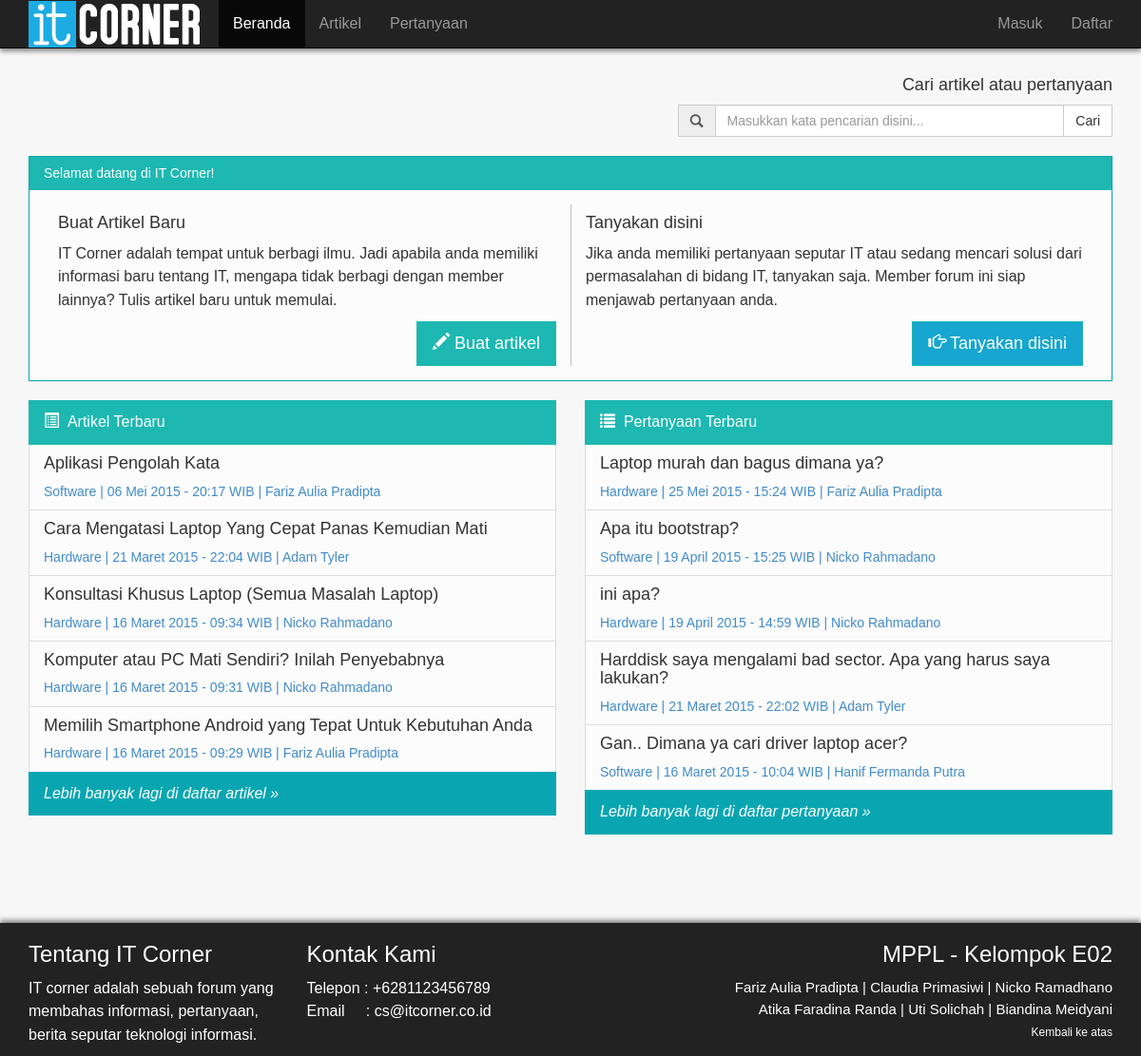
/mppl/home.php, run on the app's committed database.
### tables this page shows
CREATE TABLE IF NOT EXISTS `artikel` (
`id_artikel` int(10) NOT NULL,
  `username` varchar(50) NOT NULL,
  `judul_artikel` varchar(100) NOT NULL,
  `isi_artikel` text NOT NULL,
  `kategori_artikel` varchar(50) NOT NULL,
  `tanggal` datetime NOT NULL DEFAULT CURRENT_TIMESTAMP,
  `status` varchar(10) NOT NULL,
  `jumlah_komentar` int(11) NOT NULL DEFAULT '0',
  `kunci` varchar(10) NOT NULL DEFAULT 'tidak'
);

CREATE TABLE IF NOT EXISTS `user` (
  `username` varchar(50) NOT NULL,
  `nama` varchar(50) NOT NULL,
  `password` varchar(50) NOT NULL,
  `email` varchar(50) NOT NULL,
  `jenis_user` varchar(50) NOT NULL,
  `gambar` varchar(100) DEFAULT NULL,
  `tanggal_masuk` timestamp NOT NULL DEFAULT CURRENT_TIMESTAMP,
  `deskripsi` varchar(1000) DEFAULT NULL,
  `tanggal_lahir` date DEFAULT NULL,
  `tempat_tinggal` varchar(100) DEFAULT NULL,
  `pesan_flag` int(11) NOT NULL DEFAULT '0'
);

CREATE TABLE IF NOT EXISTS `pertanyaan` (
`id_pertanyaan` int(10) NOT NULL,
  `username` varchar(50) NOT NULL,
  `judul_pertanyaan` varchar(100) NOT NULL,
  `isi_pertanyaan` text NOT NULL,
  `kategori_pertanyaan` varchar(50) NOT NULL,
  `tanggal` datetime NOT NULL DEFAULT CURRENT_TIMESTAMP,
  `status` varchar(10) NOT NULL,
  `jumlah_jawaban` int(11) NOT NULL DEFAULT '0',
  `kunci` varchar(10) NOT NULL DEFAULT 'tidak'
);

### mppl/home.php (the view, shortened to what this page needs)
<!doctype html>
<html>
<head>
  <link rel="stylesheet" href="assets/bootstrap/css/bootstrap.min.css">
</head>
<body>
  <div class="container">
    <div class="navbar navbar-fixed-top navbar-inverse outer-navbar">
      <div class="container">
        <div class="navbar-header">
          <a class="navbar-brand hidden-sm" style="padding:0px;margin:0px;" href="#"><img src="it_corner.png" style="padding-top:1px"></a>
        </div>
        <div class="collapse navbar-collapse">
          <ul class="nav navbar-nav">
            <li class="active">
              <a href="home.php">Beranda</a>
            </li>
            <li>
              <a href="list_artikel.php">Artikel</a>
            </li>
            <li>
              <a href="list_pertanyaan.php">Pertanyaan</a>
            </li>
            <?php session_start(); include 'header.php'; ?>
        </div>
      </div>
    </div>
    <br class="visible-sm"><br class="visible-sm">
    <div class="row" style="padding-top:70px;">
    <div class="col-md-5 col-md-offset-7">
      <form id="cariForm" action="cari.php" method="GET">
          <h4 align="right">Cari artikel atau pertanyaan</h4>
              <div class="input-group">
              <span class="input-group-addon" id="basic-addon1"><span class="glyphicon glyphicon-search" aria-hidden="true"></span></span>
                <input type="text" class="form-control" id="cari" name="search" placeholder="Masukkan kata pencarian disini...">
                  <span class="input-group-btn">
                    <button class="btn btn-default" type="submit">Cari</button>
                </span>
              </div>
      </form>
      </div>
      <?php
        if(empty($_SESSION['nama']))
        {
          echo '
            <div class="col-md-12">
            <div class="panel-welcome panel-default-welcome" style="background-color:#FCFCFC">
            <div class="panel-heading-welcome">
            <h3 class="panel-title-welcome">
            Selamat datang di IT Corner!
            </h3>
            </div>
              <div class="panel-body-welcome">
                    <div class="col-md-6">
                      <div class="pull-left"><h4>Buat Artikel Baru</h4>
                      <p>IT Corner adalah tempat untuk berbagi ilmu. Jadi apabila anda memiliki informasi baru tentang IT,
                      mengapa tidak berbagi dengan member lainnya? Tulis artikel baru untuk memulai.</p></div>
                      <div class="pull-right"><a href="login.php?location=tambah_artikel.php&alasan=2" <button type="button" class="btn btn-primary btn-lg"><span class="glyphicon glyphicon-pencil" aria-hidden="true"></span> Buat artikel</button></a>
                      </div>
                    </div>
                    <div class="col-md-6" style="border-left:solid 1px silver;">
                    <div class="pull-left"><h4>Tanyakan disini</h4>
                    <p>Jika anda memiliki pertanyaan seputar IT atau sedang mencari solusi dari permasalahan di bidang IT, tanyakan
                    saja. Member forum ini siap menjawab pertanyaan anda.</p></div>
                    <div class="pull-right">
                    <a href="login.php?location=tambah_pertanyaan.php&alasan=1" <button type="button" class="btn btn-primary btn-lg-tanya"><span class="glyphicon glyphicon-hand-right" aria-hidden="true"></span> Tanyakan disini</button></a>
                      </div>
                    </div>
                </div>
              </div>
            </div>
            ';
        }
      ?>
      <div class="col-md-12">
            <div class="row">
              <div class="col-md-6">
            <?php
            echo '<div class="list-group">
                <a class="list-group-item active">
                <span class="glyphicon glyphicon-list-alt"></span>
                  &nbsp;Artikel Terbaru
                </a>';
            $query="SELECT a.kunci, a.id_artikel, u.nama, a.judul_artikel, a.kategori_artikel, DATE_FORMAT(a.tanggal, '%d-%m-%Y - %H:%i') as tanggal from artikel as a, user as u where a.status='1' AND a.username=u.username order by id_artikel desc LIMIT 0,5";
            $rows=mysql_query($query);
            while($row=mysql_fetch_assoc($rows))
            {
              $kode = $row['id_artikel'];
              $tanggal = $row['tanggal'];
              $day = substr($tanggal, 0, 2);
              $coba = substr($tanggal, 3, 2);
              $yeartime = substr($tanggal, 6);
              if($coba == '01')
              {
                $coba = 'Januari';
              }
              elseif($coba == '02')
              {
                $coba = 'Februari';
              }
              elseif($coba == '03')
              {
                $coba = 'Maret';
              }
              elseif($coba == '04')
              {
                $coba = 'April';
              }
              elseif($coba == '05')
              {
                $coba = 'Mei';
              }
              elseif($coba == '06')
              {
                $coba = 'Juni';
              }
              elseif($coba == '07')
              {
                $coba = 'Juli';
              }
              elseif($coba == '08')
              {
                $coba = 'Agustus';
              }
              elseif($coba == '09')
              {
                $coba = 'September';
              }
              elseif($coba == '10')
              {
                $coba = 'Oktober';
              }
              elseif($coba == '11')
              {
                $coba = 'November';
              }
              elseif($coba == '12')
              {
                $coba = 'Desember';
              }
              $format_tanggal = $day . ' ' . $coba . ' ' . $yeartime . ' WIB';
              echo'
                <a href="isi_artikel.php?id='.$kode.'" class="list-group-item">
                  <h4 class="list-group-item-heading">';
                  echo ''.$row['judul_artikel'].'</h4>
                  <h5 class="list-group-item-text">'.$row['kategori_artikel'].' | '.$format_tanggal.' | '.$row['nama'].'';
                  echo '</h5>';
              echo '</a>';
              }
            ?>
            <a class="list-group-item info" href="list_artikel.php"><i>Lebih banyak lagi di daftar artikel &raquo;</i></a>
            </div>
            </div>
            <div class="col-md-6">
            <?php
            echo '<div class="list-group">
                  <a class="list-group-item active">
                  <span class="glyphicon glyphicon-list"></span>
                    &nbsp;Pertanyaan Terbaru
                  </a>';
            $query="SELECT p.kunci, p.id_pertanyaan, u.nama, p.judul_pertanyaan, p.kategori_pertanyaan, DATE_FORMAT(p.tanggal, '%d-%m-%Y - %H:%i') as tanggal from pertanyaan as p, user as u where p.status='1' AND p.username=u.username order by id_pertanyaan desc LIMIT 0,5";
            $rows=mysql_query($query);
            while($row=mysql_fetch_assoc($rows))
            {
              $kode = $row['id_pertanyaan'];
              $tanggal = $row['tanggal'];
              $day = substr($tanggal, 0, 2);
              $coba = substr($tanggal, 3, 2);
              $yeartime = substr($tanggal, 6);
              if($coba == '01')
              {
                $coba = 'Januari';
              }
              elseif($coba == '02')
              {
                $coba = 'Februari';
              }
              elseif($coba == '03')
              {
                $coba = 'Maret';
              }
              elseif($coba == '04')
              {
                $coba = 'April';
              }
              elseif($coba == '05')
              {
                $coba = 'Mei';
              }
              elseif($coba == '06')
              {
                $coba = 'Juni';
              }
              elseif($coba == '07')
              {
                $coba = 'Juli';
              }
              elseif($coba == '08')
              {
                $coba = 'Agustus';
              }
              elseif($coba == '09')
              {
                $coba = 'September';
              }
              elseif($coba == '10')
              {
                $coba = 'Oktober';
              }
              elseif($coba == '11')
              {
                $coba = 'November';
              }
              elseif($coba == '12')
              {
                $coba = 'Desember';
              }
              $format_tanggal = $day . ' ' . $coba . ' ' . $yeartime . ' WIB';
              echo'
              <a href="isi_pertanyaan.php?id='.$kode.'" class="list-group-item">
                  <h4 class="list-group-item-heading">';
                  echo ''.$row['judul_pertanyaan'].'</h4>
                  <h5 class="list-group-item-text">'.$row['kategori_pertanyaan'].' | '.$format_tanggal.' | '.$row['nama'].'';
                echo '</h5>';
              echo '</a>';
            }
            ?>
            <a class="list-group-item info" href="list_pertanyaan.php"><i>Lebih banyak lagi di daftar pertanyaan &raquo;</i></a>
            </div>
            </div>
          </div>
        </div>
</div>
<br><br><br>
  <div class="footer outer-footer">
     <div class="container">
       <div class="row">
         <div class="col-md-3">
           <h3 style="color:white">Tentang IT Corner</h3>
           <p style="color:white">IT corner adalah sebuah forum yang membahas informasi, pertanyaan, berita seputar teknologi informasi.</p>
        </div>
        <div class="col-md-3">
           <h3 style="color:white">Kontak Kami</h3>
          <p style="color:white">Telepon&nbsp;: +6281123456789 <br> Email&nbsp;&nbsp;&nbsp;&nbsp;&nbsp;: cs@itcorner.co.id</p>
        </div>
        <div class="col-md-6">
           <h3 style="color:white;" align="right">MPPL - Kelompok E02</h3>
          <p style="color:white;font-size:15px;" align="right">Fariz Aulia Pradipta | Claudia Primasiwi | Nicko Ramadhano<br>Atika Faradina Randa | Uti Solichah | Biandina Meidyani<br><a href="#top" style="color:white;font-size:12px;" align="right">Kembali ke atas</a></p>
        </div>
      </div>
    </div>
  </div>
</body>
</html>

### data on the page
artikel: judul_artikel "Aplikasi Pengolah Kata", kategori_artikel "Software", format_tanggal "06 Mei 2015 - 20:17 WIB", username.nama "Fariz Aulia Pradipta"
artikel: judul_artikel "Cara Mengatasi Laptop Yang Cepat Panas Kemudian Mati", kategori_artikel "Hardware", format_tanggal "21 Maret 2015 - 22:04 WIB", username.nama "Adam Tyler"
artikel: judul_artikel "Konsultasi Khusus Laptop (Semua Masalah Laptop)", kategori_artikel "Hardware", format_tanggal "16 Maret 2015 - 09:34 WIB", username.nama "Nicko Rahmadano"
artikel: judul_artikel "Komputer atau PC Mati Sendiri? Inilah Penyebabnya", kategori_artikel "Hardware", format_tanggal "16 Maret 2015 - 09:31 WIB", username.nama "Nicko Rahmadano"
artikel: judul_artikel "Memilih Smartphone Android yang Tepat Untuk Kebutuhan Anda", kategori_artikel "Hardware", format_tanggal "16 Maret 2015 - 09:29 WIB", username.nama "Fariz Aulia Pradipta"
pertanyaan: judul_pertanyaan "Laptop murah dan bagus dimana ya?", kategori_pertanyaan "Hardware", format_tanggal "25 Mei 2015 - 15:24 WIB", username.nama "Fariz Aulia Pradipta"
pertanyaan: judul_pertanyaan "Apa itu bootstrap?", kategori_pertanyaan "Software", format_tanggal "19 April 2015 - 15:25 WIB", username.nama "Nicko Rahmadano"
pertanyaan: judul_pertanyaan "ini apa?", kategori_pertanyaan "Hardware", format_tanggal "19 April 2015 - 14:59 WIB", username.nama "Nicko Rahmadano"
pertanyaan: judul_pertanyaan "Harddisk saya mengalami bad sector. Apa yang harus saya lakukan?", kategori_pertanyaan "Hardware", format_tanggal "21 Maret 2015 - 22:02 WIB", username.nama "Adam Tyler"
pertanyaan: judul_pertanyaan "Gan.. Dimana ya cari driver laptop acer?", kategori_pertanyaan "Software", format_tanggal "16 Maret 2015 - 10:04 WIB", username.nama "Hanif Fermanda Putra"
